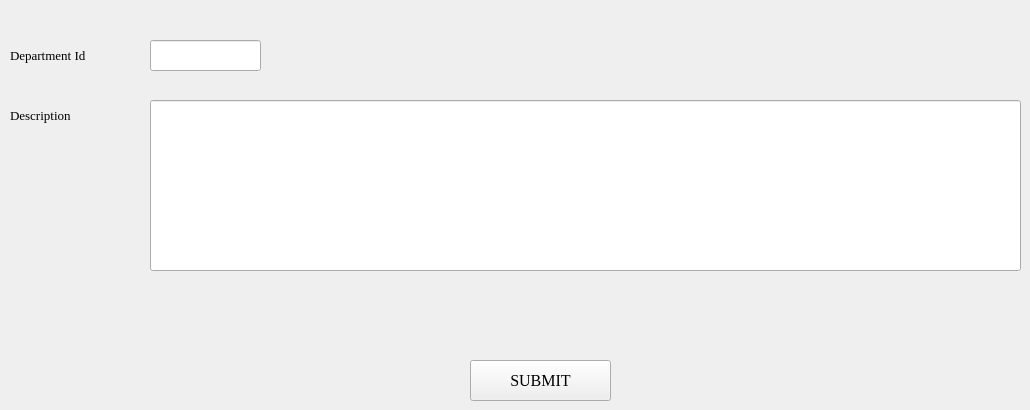
      <widget class="QWidget" name="tab_13">
       <attribute name="title">
        <string>New Notice</string>
       </attribute>
       <widget class="QLineEdit" name="lineEdit_73">
        <property name="geometry">
         <rect>
          <x>150</x>
          <y>40</y>
          <width>111</width>
          <height>31</height>
         </rect>
        </property>
        <property name="font">
         <font>
          <family>Georgia</family>
          <pointsize>10</pointsize>
         </font>
        </property>
        <property name="text">
         <string/>
        </property>
       </widget>
       <widget class="QLineEdit" name="lineEdit_74">
        <property name="geometry">
         <rect>
          <x>150</x>
          <y>100</y>
          <width>871</width>
          <height>171</height>
         </rect>
        </property>
        <property name="font">
         <font>
          <family>Georgia</family>
          <pointsize>10</pointsize>
         </font>
        </property>
       </widget>
       <widget class="QLabel" name="label_78">
        <property name="geometry">
         <rect>
          <x>10</x>
          <y>40</y>
          <width>121</width>
          <height>31</height>
         </rect>
        </property>
        <property name="font">
         <font>
          <family>Georgia</family>
          <pointsize>10</pointsize>
         </font>
        </property>
        <property name="text">
         <string>Department Id</string>
        </property>
       </widget>
       <widget class="QLabel" name="label_79">
        <property name="geometry">
         <rect>
          <x>10</x>
          <y>100</y>
          <width>91</width>
          <height>31</height>
         </rect>
        </property>
        <property name="font">
         <font>
          <family>Georgia</family>
          <pointsize>10</pointsize>
         </font>
        </property>
        <property name="text">
         <string>Description</string>
        </property>
       </widget>
       <widget class="QPushButton" name="pushButton_11">
        <property name="geometry">
         <rect>
          <x>470</x>
          <y>360</y>
          <width>141</width>
          <height>41</height>
         </rect>
        </property>
        <property name="font">
         <font>
          <family>Georgia</family>
          <pointsize>12</pointsize>
         </font>
        </property>
        <property name="text">
         <string>SUBMIT</string>
        </property>
       </widget>
      </widget>
